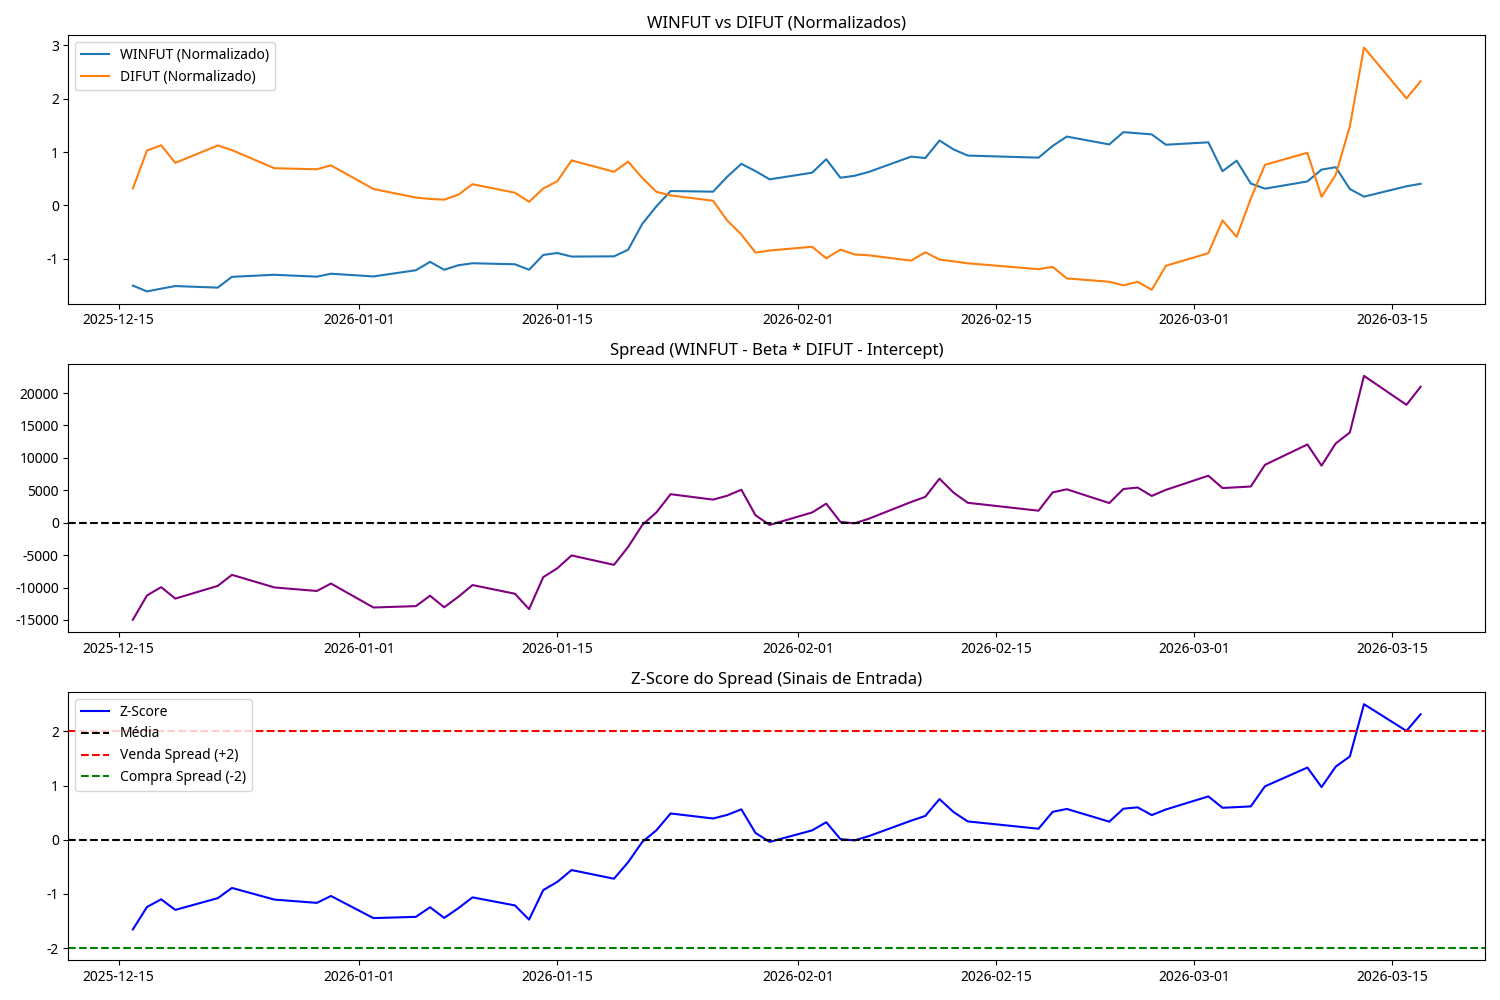

Source code (Python):
import pandas as pd
import numpy as np
import matplotlib.pyplot as plt
import seaborn as sns
from statsmodels.tsa.stattools import coint, adfuller
import statsmodels.api as sm

def analyze_pairs():
    # Carregar dados
    df = pd.read_csv("historical_data.csv", index_col=0)
    df.index = pd.to_datetime(df.index)
    
    print("Iniciando análise de Pairs Trading...")
    
    # 1. Correlação de Pearson
    correlation = df['WINFUT'].corr(df['DIFUT'])
    print(f"Correlação de Pearson entre WINFUT e DIFUT: {correlation:.4f}")
    
    # 2. Teste de Cointegração (Engle-Granger)
    # H0: Não há cointegração
    score, p_value, _ = coint(df['WINFUT'], df['DIFUT'])
    print(f"P-valor do teste de Cointegração: {p_value:.4f}")
    
    if p_value < 0.05:
        print("Os ativos são COINTEGRADOS (95% de confiança).")
    else:
        print("Os ativos NÃO são cointegrados com 95% de confiança.")
        
    # 3. Cálculo do Hedge Ratio (Beta) via Regressão OLS
    Y = df['WINFUT']
    X = df['DIFUT']
    X = sm.add_constant(X)
    model = sm.OLS(Y, X).fit()
    beta = model.params['DIFUT']
    intercept = model.params['const']
    
    print(f"Hedge Ratio (Beta): {beta:.4f}")
    
    # 4. Cálculo do Spread
    # Spread = Y - (Beta * X + Intercept)
    df['Spread'] = df['WINFUT'] - (beta * df['DIFUT'] + intercept)
    
    # 5. Z-Score do Spread
    spread_mean = df['Spread'].mean()
    spread_std = df['Spread'].std()
    df['Z-Score'] = (df['Spread'] - spread_mean) / spread_std
    
    # Plotar resultados
    plt.figure(figsize=(15, 10))
    
    # Subplot 1: Preços Normalizados
    plt.subplot(3, 1, 1)
    win_norm = (df['WINFUT'] - df['WINFUT'].mean()) / df['WINFUT'].std()
    di_norm = (df['DIFUT'] - df['DIFUT'].mean()) / df['DIFUT'].std()
    plt.plot(win_norm, label='WINFUT (Normalizado)')
    plt.plot(di_norm, label='DIFUT (Normalizado)')
    plt.title('WINFUT vs DIFUT (Normalizados)')
    plt.legend()
    
    # Subplot 2: Spread
    plt.subplot(3, 1, 2)
    plt.plot(df['Spread'], color='purple')
    plt.axhline(df['Spread'].mean(), color='black', linestyle='--')
    plt.title('Spread (WINFUT - Beta * DIFUT - Intercept)')
    
    # Subplot 3: Z-Score e Sinais
    plt.subplot(3, 1, 3)
    plt.plot(df['Z-Score'], color='blue')
    plt.axhline(0, color='black', linestyle='--')
    plt.axhline(2, color='red', linestyle='--')
    plt.axhline(-2, color='green', linestyle='--')
    plt.title('Z-Score do Spread (Sinais de Entrada)')
    plt.legend(['Z-Score', 'Média', 'Venda Spread (+2)', 'Compra Spread (-2)'])
    
    plt.tight_layout()
    plt.savefig('pairs_trading_analysis.png')
    print("Gráfico de análise salvo em pairs_trading_analysis.png")
    
    # Salvar dados processados
    df.to_csv("analyzed_data.csv")
    return df

if __name__ == "__main__":
    analyze_pairs()
